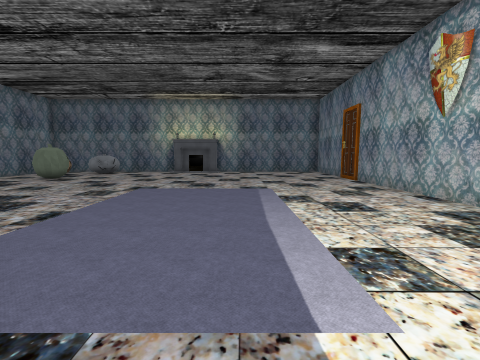
View 1 (above)

17 first-person views from a walk through a scene from a Unity 3-D project. The camera is 1.2 m above the floor, tilts 6° down and sees 90° across. The floor is counted in squares, 1 m on a side. Each view is taken from the middle of a square. On the plan, view 1 faces up. The plan holds only what a view shows up to about 12 squares ahead; the rest is blank. The place goes on beyond the plan. The player character is not drawn. Some animated figures are not drawn. Door leaves are left out, so doorways stand open. Some surface patterns are stand-ins.

View 2
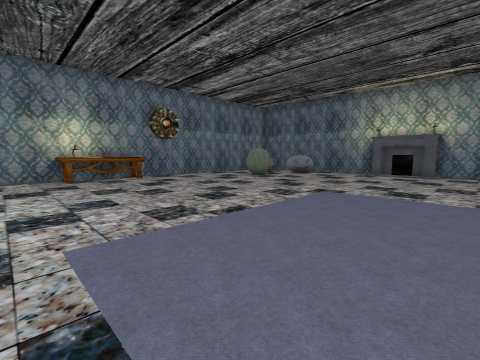

View 3
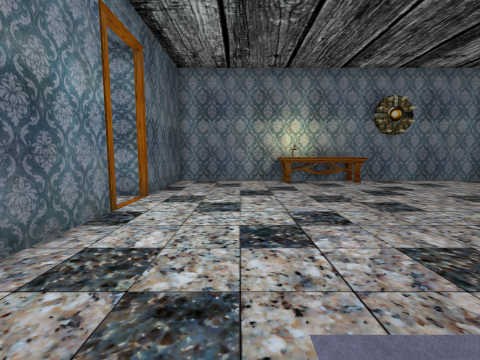

View 4
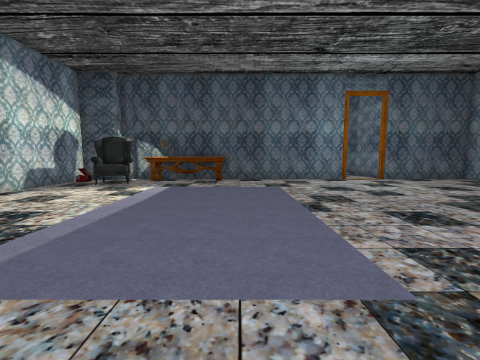

View 5
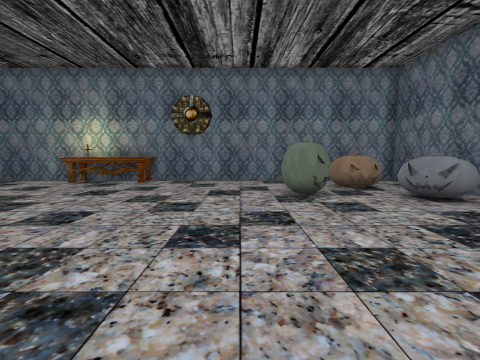

View 6
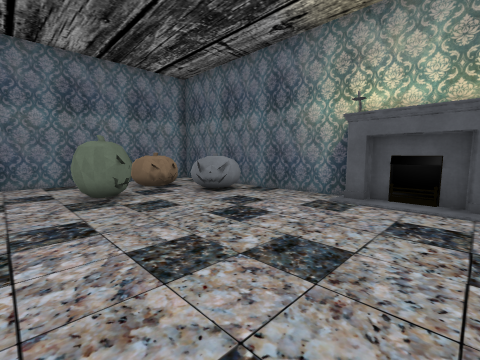

View 7
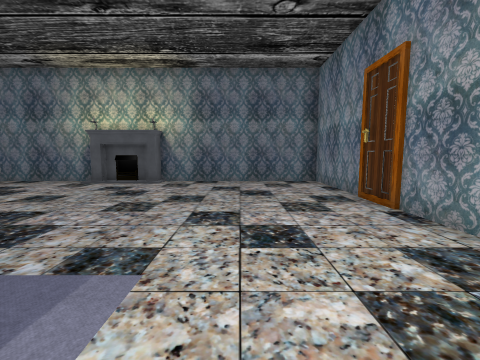

View 8
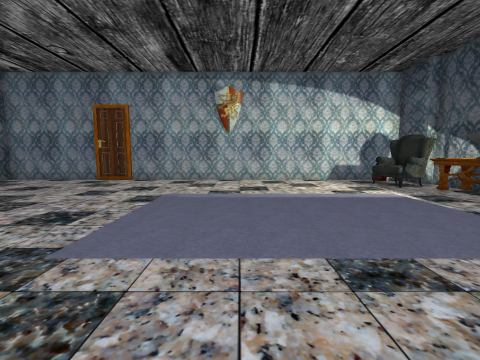

View 9
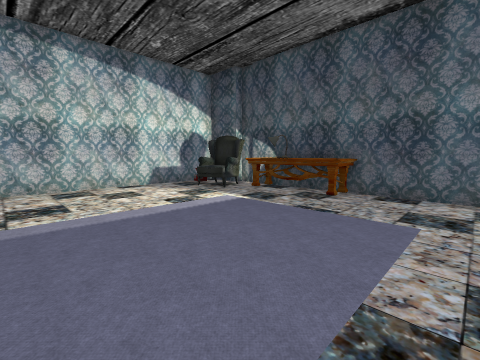

View 10
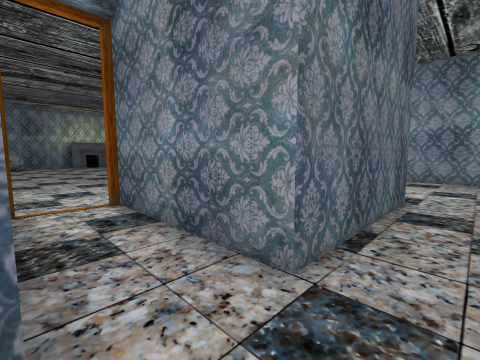

View 11
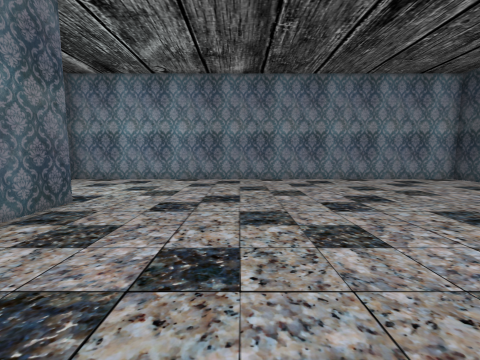

View 12
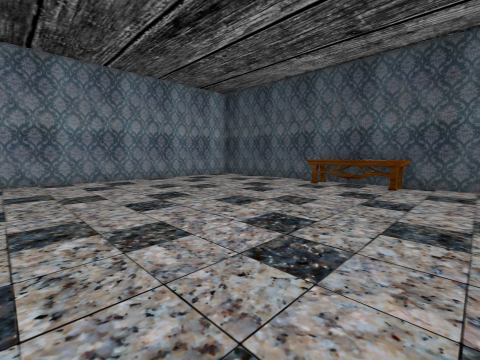

View 13
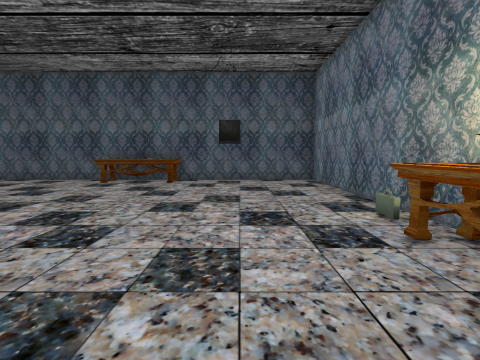

View 14
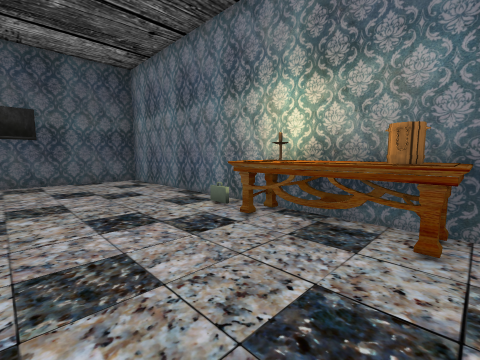

View 15
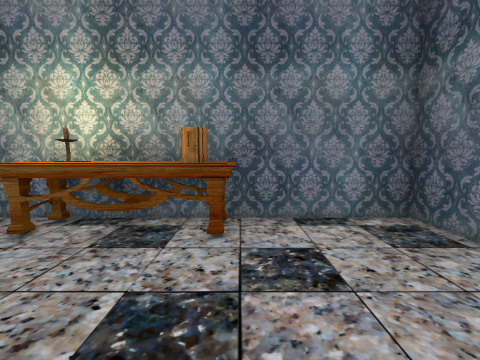

View 16
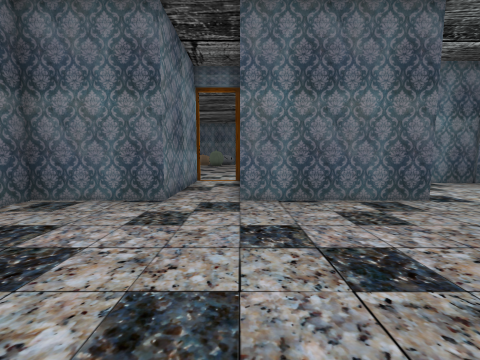

View 17
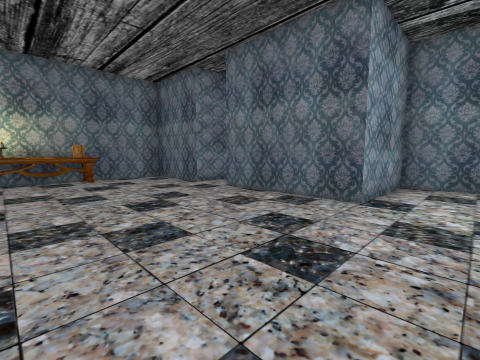

### Floor plan
Points are (right, up) in squares from view 1. A wall is a line through its corners. A room is listed if a view was taken in it or the views show most of it. See-through windows are left out.
Room 1 (views 1, 2, 3, 4, 5, 6, 7, 8, 9)
walls: (-4.6, 17) (-13, 17) (-13, -1.7) (-9, -1.7); (-7.2, -1.7) (3.8, -1.7); (3.7, -1.5) (5.5, -1.5) (5.5, 17) (-1.6, 17)
ways out: open door at (-8, -2) to room 2
objects: table (-12, 3) to (-12, 6); pumpkin (-11, 14) to (-10, 15); pumpkin (-10, 12) to (-9, 13); other object (-9, 15) to (-8, 16); fireplace (-4, 17); table (-1, -1) to (0, -1); other object (1, -1) to (2, -1); armchair (3, -1) to (4, 0); other object (5, 0)
Room 2 (views 10, 11, 12, 13, 14, 15, 16, 17)
walls: (-9, -1.7) (-9, -6.8) (-12.5, -6.8) (-12.5, -21.5) (3.7, -21.5) (3.7, -2.9); (3.2, -2.7) (-2, -2.7) (-2, -6.8) (-7, -6.8) (-7, -1.9)
ways out: open door at (-8, -2) to room 1
objects: medkit (-12, -15); table (-12, -13) to (-11, -10); table (-6, -21) to (-3, -20)

Positions as (right, up) in squares from view 1, and headings:
1: (0, 0), facing up
2: (0, 1), facing up-left
3: (-2, 1), facing left
4: (-2, 10), facing down
5: (-2, 10), facing left
6: (-2, 10), facing up-left
7: (2, 6), facing up
8: (-6, 6), facing right
9: (-4, 6), facing down-right
10: (-9, -8), facing up-right
11: (-8, -11), facing right
12: (-8, -11), facing down-right
13: (-9, -10), facing down
14: (-8, -10), facing down-left
15: (-8, -10), facing left
16: (-7, -13), facing up
17: (0, -13), facing up-left
